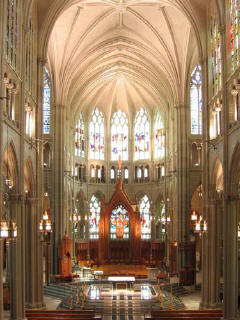
#> input picture 4 Tone And Color Correction/images/natural image/01_original.png, 240 x 320 px; its folder holds only this picture in this run
$ python SLIC.py
#> lines starting #> are read from the running program, lines starting #| are printed output that depends on the picture
### 4 Tone And Color Correction/ciecam.py
import numpy as np


# [63 lines left out: functions opponent_colour_dimensions_inverse, P, not called in this run]

class CIECAM02(object):
    """
    **References**

    * CIE TC 8-01 (2004). A Color appearance model for color management systems.
      Publication 159. Vienna: CIE Central Bureau. ISBN 3-901906-29-0.
    * Fairchild, M. D. (2013). *Color appearance models*, 3rd Ed. John Wiley & Sons.
    """

    @property
    def hue_angle(self): return self._h

    @property
    def chroma(self): return self._chroma

    @property
    def saturation(self): return self._saturation

    @property
    def lightness(self): return self._lightness

    @property
    def brightness(self): return self._brightness

    @property
    def colorfulness(self): return self._colorfulness

    @property
    def a(self): return self._a

    @property
    def b(self): return self._b

    @property
    def t(self): return self._t

    @property
    def n(self): return self._n

    @property
    def aw(self): return self.a_w


    M_CAT02 = np.array([[0.7328, 0.4296, -0.1624], [-0.7036, 1.6975, 0.0061], [0.0030, 0.0136, 0.9834]])
    M_CAT02_inv = np.linalg.inv(M_CAT02)
    M_HPE = np.array([[0.38971, 0.68898, -0.07868], [-0.22981, 1.18340, 0.04641], [0, 0, 1]])

    def __init__(self, x, y, z, x_w, y_w, z_w, y_b, l_a, c, n_c, f, d=False):
        """
        :param x: X value of test sample :math:`X`.
        :param y: Y value of test sample :math:`Y`.
        :param z: Z value of test sample :math:`Z`.
        :param x_w: X value of reference white :math:`X_W`.
        :param y_w: Y value of reference white :math:`Y_W`.
        :param z_w: Z value of reference white :math:`Z_W`.
        :param y_b: Background relative luminance :math:`Y_b`.
        :param l_a: Adapting luminance :math:`L_A` in cd/m^2.
        :param c: Exponential nonlinearity :math:`c`. (Average/Dim/Dark) (0.69/0.59/0.525).
        :param n_c: Chromatic induction factor :math:`N_c`. (Average/Dim/Dark) (1.0,0.9,0.8).
        :param f: Maximum degree of adaptation :math:`F`. (Average/Dim/Dark) (1.0/0.9/0.8).
        :param d: Discount-the-Illuminant factor :math:`D`.
        """

        xyz = np.array([x, y, z])
        xyz_w = np.array([x_w, y_w, z_w])

        # Determine the degree of adaptation
        if not d: d = self._compute_degree_of_adaptation(f, l_a)
        else: d = 1

        # Compute viewing condition dependant components
        k = 1 / (5 * l_a + 1)

        self.f_l = 0.2 * (k ** 4) * 5 * l_a + 0.1 * (1 - k ** 4) ** 2 * (5 * l_a) ** (1 / 3)
        self._n = y_b / y_w
        self.n_bb = self.n_cb = 0.725 * self._n ** -0.2
        z = 1.48 + np.sqrt(self._n)

        rgb_a, rgb_aw = self._compute_adaptation(xyz, xyz_w, self.f_l, d)

        r_a, g_a, b_a = rgb_a
        r_aw, g_aw, b_aw = rgb_aw

        # Opponent Color Dimensions
        self._a = r_a - 12 * g_a / 11 + b_a / 11
        self._b = (1 / 9) * (r_a + g_a - 2 * b_a)

        # Hue
        self._h = 360 * np.arctan2(self._b, self._a) / (2 * np.pi)
        self.e_t = (1 / 4) * (np.cos(2 + self._h * np.pi / 180) + 3.8)

        # Lightness
        self._A = self._compute_achromatic_response(r_a, g_a, b_a, self.n_bb)
        self.a_w = self._compute_achromatic_response(r_aw, g_aw, b_aw, self.n_bb)
        self._lightness = 100 * (self._A / self.a_w) ** (c * z)  # 16.24

        # Brightness
        # self._brightness = self.compute_brightness(self.lightness, surround, a_w, f_l)
        self._brightness = (4 / c) * np.sqrt(self._lightness / 100) * (self.a_w + 4) * self.f_l ** 0.25

        # Chroma
        # self.chroma = self.compute_chroma(rgb_a, self.lightness, surround, self.N_cb, e_t, self.a, self.b, n)
        self._t = ((50000 / 13) * n_c * self.n_cb * self.e_t * np.sqrt((self._a ** 2) + (self._b ** 2))) / (
            rgb_a[0] + rgb_a[1] + (21 / 20) * rgb_a[2])
        self._chroma = (self._t ** 0.9) * np.sqrt(self._lightness / 100) * ((1.64 - 0.29 ** self._n) ** 0.73)

        # Colorfulness
        self._colorfulness = self.chroma * self.f_l ** 0.25

        # Saturation
        self._saturation = 100 * np.sqrt(self._colorfulness / self._brightness)

        # Cartesian coordinates
        self.a_c, self.b_c = self._compute_cartesian_coordinates(self.chroma, self._h)
        self.a_m, self.b_m = self._compute_cartesian_coordinates(self._colorfulness, self._h)
        self.a_s, self.b_s = self._compute_cartesian_coordinates(self.saturation, self._h)

    @classmethod
    def _compute_adaptation(cls, xyz, xyz_w, f_l, d):
        # Transform input colors to cone responses
        rgb = cls._xyz_to_rgb(xyz)
        rgb_w = cls._xyz_to_rgb(xyz_w)

        # Compute adapted tristimulus-responses
        rgb_c = cls._white_adaption(rgb, rgb_w, d)
        rgb_cw = cls._white_adaption(rgb_w, rgb_w, d)

        # Convert adapted tristimulus-responses to Hunt-Pointer-Estevez fundamentals
        rgb_p = cls._compute_hunt_pointer_estevez_fundamentals(rgb_c)
        rgb_wp = cls._compute_hunt_pointer_estevez_fundamentals(rgb_cw)

        # Compute post-adaptation non-linearities
        rgb_ap = cls._compute_nonlinearities(f_l, rgb_p)
        rgb_awp = cls._compute_nonlinearities(f_l, rgb_wp)

        return rgb_ap, rgb_awp

    @staticmethod
    def _xyz_to_rgb(xyz):
        return np.dot(CIECAM02.M_CAT02, xyz)

    @staticmethod
    def _rgb_to_xyz(rgb):
        return np.dot(CIECAM02.M_CAT02_inv, rgb)

    @staticmethod
    def _white_adaption(rgb, rgb_w, d=1):
        return ((100 * d / rgb_w) + (1 - d)) * rgb

    @staticmethod
    def _compute_degree_of_adaptation(surround_conditions, adapting_luminance):
        return surround_conditions * (1 - (1 / 3.6) * np.exp((-adapting_luminance - 42) / 92))

    @staticmethod
    def _compute_hunt_pointer_estevez_fundamentals(rgb):
        return np.dot(np.dot(CIECAM02.M_HPE, CIECAM02.M_CAT02_inv), rgb)

    @staticmethod
    def _compute_nonlinearities(f_l, rgb):
        return 0.1 + (400 * (f_l * rgb / 100) ** 0.42) / (27.13 + (f_l * rgb / 100) ** 0.42)

    @staticmethod
    def _compute_achromatic_response(r, g, b, n_bb):
        return (2 * r + g + (1 / 20) * b - 0.305) * n_bb

    @staticmethod
    def _compute_cartesian_coordinates(value, hue):
        a = value * np.cos(hue * np.pi / 180)  # 16.30
        b = value * np.sin(hue * np.pi / 180)  # 16.31
        return a, b

### 4 Tone And Color Correction/SLIC.py
import os
import sys
import time

import cv2
import numpy as np
from skimage.segmentation import mark_boundaries, slic

from ciecam import CIECAM02

if __name__ == '__main__':
    np.seterr(invalid='ignore')

    ## Load Input Image
    imgDir = 'images/natural image'
    outDir = 'images/natural image results'
    allFiles = os.listdir(imgDir)

    ## The Estimated Display Parameters
    # the full-backlight display (subscript f)
    gamma_rf, gamma_gf, gamma_bf = 2.4767, 2.4286, 2.3792
    Mf = np.array([[95.57, 64.67, 33.01], [49.49, 137.29, 14.76], [0.44, 27.21, 169.83]])

    # the low-backlight display (subscript l)
    gamma_rl, gamma_gl, gamma_bl = 2.2212, 2.1044, 2.1835
    Ml = np.array([[4.61, 3.35, 1.78], [2.48, 7.16, 0.79], [0.28, 1.93, 8.93]])

    for file in allFiles:
        print('=== start', file, 'image ===')
        startTime = time.time()

        imgPath = os.path.join(imgDir, file)
        img = cv2.imread(imgPath)
#> img is the input picture: shape (320, 240, 3); mean B, G, R 92.2, 120.5, 148.1
        img = img.astype(np.float64) / 255

        segments = slic(img, n_segments=5, sigma=5)
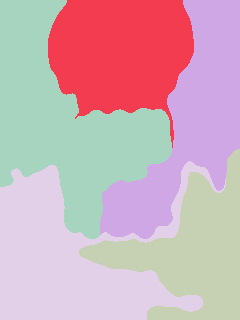
#> segments: shape (320, 240) int64; 5 distinct labels, from 1 to 5; one colour per label, 0 black
        segmentation = mark_boundaries((img*255).astype(np.uint8), segments)
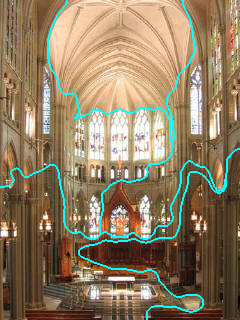
#> segmentation: shape (320, 240, 3) float64; mean B, G, R 0.386, 0.493, 0.562
        cv2.imwrite(os.path.join(outDir, file[:2]+'_SLIC'+file[-4:]), segmentation*255)

        imgEnhanced = np.zeros(img.shape, dtype=np.float64)
        for idx in range(1, np.max(segments)+1):
            sampleImg = np.ones(img.shape, dtype=np.float64)
            sampleImg[:, :, 0] = np.multiply(img[:, :, 0], (segments==idx))
            sampleImg[:, :, 1] = np.multiply(img[:, :, 1], (segments==idx))
            sampleImg[:, :, 2] = np.multiply(img[:, :, 2], (segments==idx))

            sample = np.ones(3)
            sample[0] = np.sum(sampleImg[:, :, 0]) / np.sum(segments==idx)
            sample[1] = np.sum(sampleImg[:, :, 1]) / np.sum(segments==idx)
            sample[2] = np.sum(sampleImg[:, :, 2]) / np.sum(segments==idx)

            xyz = np.matmul(Mf, np.array([sample[0]**gamma_rf, sample[1]**gamma_gf, sample[2]**gamma_bf]))
            white = np.matmul(Mf, np.array([1.0, 1.0, 1.0]))

            ## Color Reproduction
            # Step 1 determining parameters
            Y_b = 25 # Background relative luminance
            L_a = 60 # Adapting luminance
            c = 0.69 # [avg, dim, dark] = [0.69, 0.59, 0.525]
            N_c = 1.0 # [avg, dim, dark] = [1.0, 0.9, 0.8]
            F = 1.0 # [avg, dim, dark] = [1.0, 0.9, 0.8]
            D = F * (1 - (1/3.6)*np.exp(-(L_a+42)/92))

            # Step 2-5 use python library
            model = CIECAM02(xyz[0], xyz[1], xyz[2], white[0], white[1], white[2], Y_b, L_a, c, N_c, F)
            h = model.hue_angle
            J = model.lightness
            C = model.chroma

            a = np.sqrt(10000 / (J*C))
            imgEnhanced[:, :, 0] += 0.8 * np.log((a-1)*sampleImg[:, :, 0]+1) / np.log(a) + 0.2 * sampleImg[:, :, 0]
            imgEnhanced[:, :, 1] += 0.8 * np.log((a-1)*sampleImg[:, :, 1]+1) / np.log(a) + 0.2 * sampleImg[:, :, 1]
            imgEnhanced[:, :, 2] += 0.8 * np.log((a-1)*sampleImg[:, :, 2]+1) / np.log(a) + 0.2 * sampleImg[:, :, 2]
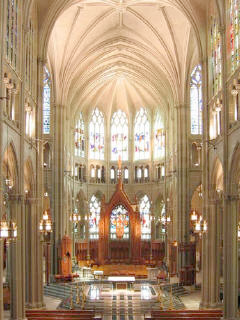
#> imgEnhanced: shape (320, 240, 3) float64; mean B, G, R 0.446, 0.563, 0.667
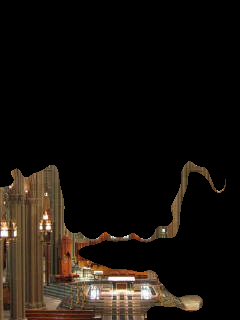
#> sampleImg: shape (320, 240, 3) float64; mean B, G, R 0.0522, 0.0727, 0.0948

        imgEnhanced *= 255
        imgEnhanced = imgEnhanced.astype(np.uint8)

        cv2.imwrite(os.path.join(outDir, file[:2]+'_v3'+file[-4:]), imgEnhanced)
        endTime = time.time()
        print('cost:', endTime-startTime, 'sec')

$ run again, on 4 Tone And Color Correction/images/natural image/08_original.png
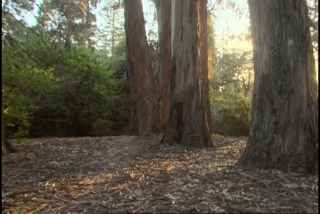
#> input picture 4 Tone And Color Correction/images/natural image/08_original.png, 320 x 214 px
#> img is the input picture: shape (214, 320, 3); mean B, G, R 70, 84.5, 89.7
#> segments: shape (214, 320) int64; 5 distinct labels, from 1 to 5
#> after the loop `for idx in range(1, np.max(segments)+1):`:
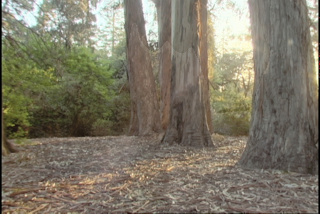
#> imgEnhanced: shape (214, 320, 3) float64; mean B, G, R 0.405, 0.47, 0.494
#> after the loop `for idx in range(1, np.max(segments)+1):`:
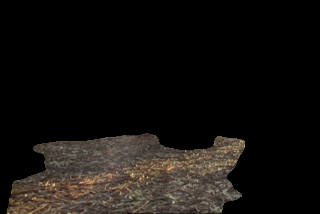
#> sampleImg: shape (214, 320, 3) float64; mean B, G, R 0.0594, 0.0698, 0.0813

$ run again, on 4 Tone And Color Correction/images/natural image/11_original.png
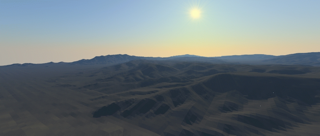
#> input picture 4 Tone And Color Correction/images/natural image/11_original.png, 320 x 136 px
#> img is the input picture: shape (136, 320, 3); mean B, G, R 122.5, 118.3, 107.9
#> segments: shape (136, 320) int64; 3 distinct labels, from 1 to 3
#> after the loop `for idx in range(1, np.max(segments)+1):`:
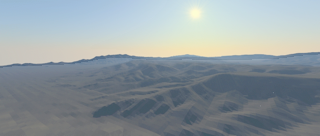
#> imgEnhanced: shape (136, 320, 3) float64; mean B, G, R 0.629, 0.609, 0.569
#> after the loop `for idx in range(1, np.max(segments)+1):`:
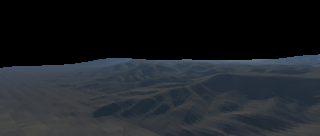
#> sampleImg: shape (136, 320, 3) float64; mean B, G, R 0.15, 0.132, 0.116
